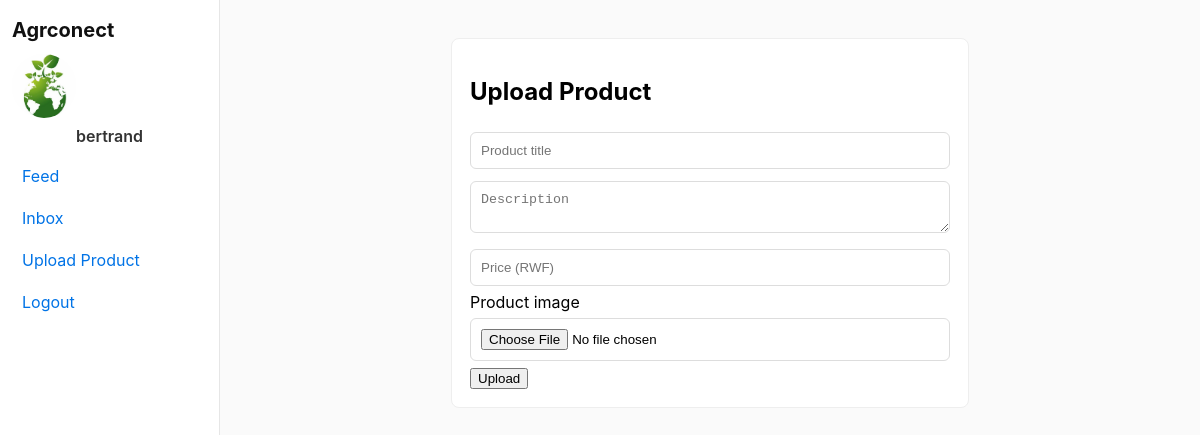
/upload (signed in), run on the app's committed database.
### app.py (models this page shows, shortened)
class User(db.Model, UserMixin):
    id = db.Column(db.Integer, primary_key=True)
    username = db.Column(db.String(120), nullable=False)
    email = db.Column(db.String(200), unique=True, nullable=False)
    password = db.Column(db.String(255), nullable=False)
    role = db.Column(db.String(20), nullable=False)  # 'seller' | 'customer' | 'admin'
    profile_pic = db.Column(db.String(300), default='default.png')
    created_at = db.Column(db.DateTime, default=datetime.utcnow)  # <-- added
    products = db.relationship('Product', backref='seller', lazy=True)
    comments = db.relationship('Comment', backref='user', lazy=True)
    messages_sent = db.relationship('Message', foreign_keys='Message.sender_id', backref='sender', lazy=True)
    messages_received = db.relationship('Message', foreign_keys='Message.receiver_id', backref='receiver', lazy=True)

### app.py (the view, shortened to what this page needs)
@app.route('/upload', methods=['GET','POST'])
@login_required
def upload():
    if current_user.role != 'seller':
        flash("Only sellers can upload products", "warning")
        return redirect(url_for('dashboard'))
    return render_template('upload.html')

### app.py (called while the page is built)
@app.before_request
def ensure_db():
    if not hasattr(app, 'db_ready'):
        db.create_all()
        admin_email = "ibpro2x@gmail.com"
        admin = User.query.filter_by(email=admin_email).first()
        if not admin:
            admin = User(username="Agrconect Administrator", email=admin_email, role="admin")
            admin.set_password("agrconect.admin")
            db.session.add(admin)
            db.session.commit()
        app.db_ready = True

@login_manager.user_loader
def load_user(user_id):
    return User.query.get(int(user_id))

### templates/upload.html
{% extends 'base.html' %}
{% block content %}
<div class="form-card">
  <h2>Upload Product</h2>
  <form method="POST" enctype="multipart/form-data">
    <input name="title" placeholder="Product title" required>
    <textarea name="description" placeholder="Description"></textarea>
    <input name="price" placeholder="Price (RWF)" type="number" required>
    <label>Product image</label>
    <input type="file" name="image" accept="image/*" required>
    <button type="submit">Upload</button>
  </form>
</div>
{% endblock %}

### templates/base.html (shortened to what this page needs)
<!doctype html>
<html>
<head>
  <link rel="stylesheet" href="{{ url_for('static', filename='css/style.css') }}">
</head>
<body>
  <div class="app">
    <aside class="sidebar">
      <div class="sidebar-top">
        <a href="{{ url_for('index') }}" class="brand">Agrconect</a>
      </div>
      {% if current_user.is_authenticated %}
      <div class="profile">
        <img src="{{ url_for('uploads', filename=current_user.profile_pic) }}" class="sidebar-avatar">
        <div class="profile-name">{{ current_user.username }}</div>
      </div>
      <nav class="menu">
        <a href="{{ url_for('dashboard') }}">Feed</a>
        <a href="{{ url_for('inbox') }}">Inbox</a>
        {% if current_user.role == 'seller' %}
        <a href="{{ url_for('upload') }}">Upload Product</a>
        {% endif %}
        <a href="{{ url_for('logout') }}">Logout</a>
      </nav>
      {% endif %}
    </aside>
    <main class="main">
      {% block content %}{% endblock %}
    </main>
  </div>
</body>
</html>

### static/css/style.css (style rules this page uses)
body { font-family: -apple-system, BlinkMacSystemFont, "Segoe UI", Roboto, Arial; background:#fafafa; margin:0; }
.app { display:flex; min-height:100vh; }
.sidebar { width:220px; background:#fff; border-right:1px solid #e6e6e6; padding:18px 12px; box-sizing:border-box; }
.brand { font-weight:700; font-size:20px; text-decoration:none; color:#111; display:block; margin-bottom:12px; }
.sidebar-avatar { width:64px; height:64px; border-radius:50%; object-fit:cover; display:block; margin-bottom:8px; }
.profile { text-align:center; margin-bottom:12px; }
.profile-name { font-weight:600; color:#333; }
.menu a { display:block; padding:8px 10px; color:#0073e6; text-decoration:none; border-radius:6px; margin-bottom:6px; }
.main { flex:1; padding:18px; box-sizing:border-box; }
.form-card { width:480px; margin:20px auto; background:#fff; padding:18px; border-radius:8px; border:1px solid #eee; }
.form-card input, .form-card textarea, .form-card select { width:100%; padding:10px; margin:6px 0; border:1px solid #ddd; border-radius:6px; box-sizing:border-box; }

### data on the page
User: profile_pic (picture), username "bertrand"
